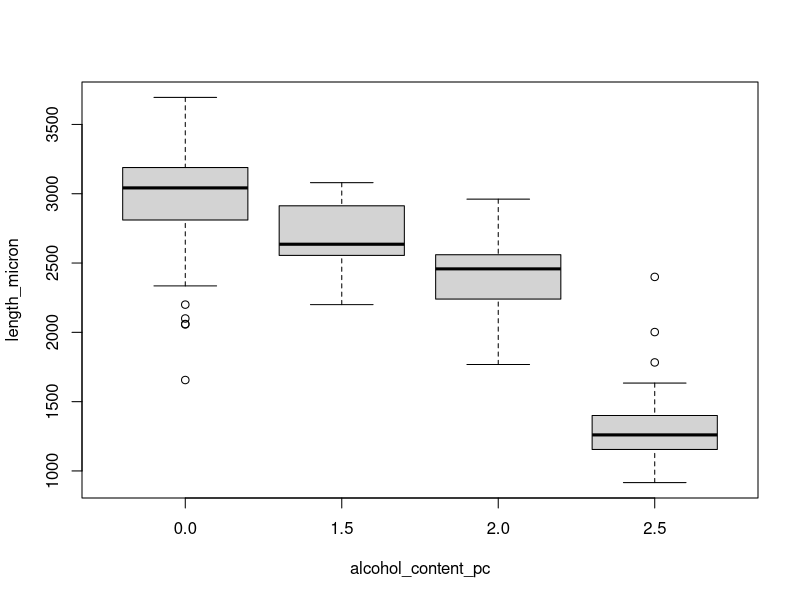

Write R code to recreate this figure.
data <- read.csv("zebrafish.csv")

data_long <- reshape(data[2:5],
                     varying = list(names(data[2:5])),
                     v.names = "length_micron",
                     timevar = "alcohol_content_pc",
                     times = c("0.0", "1.5", "2.0", "2.5"),
                     direction ="long")

data_long <- na.omit(data_long)
data_long <- data_long[1:2]
rownames(data_long) <- NULL

boxplot(length_micron ~ alcohol_content_pc, data_long)
